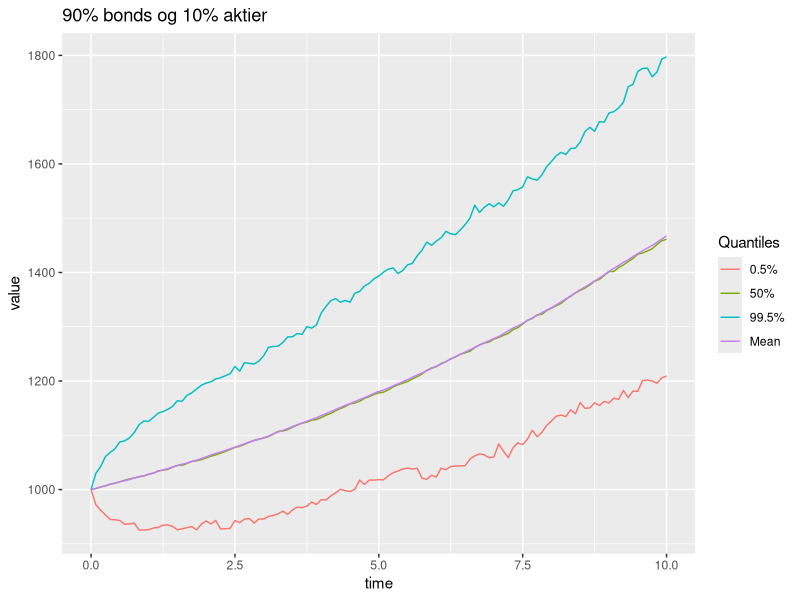
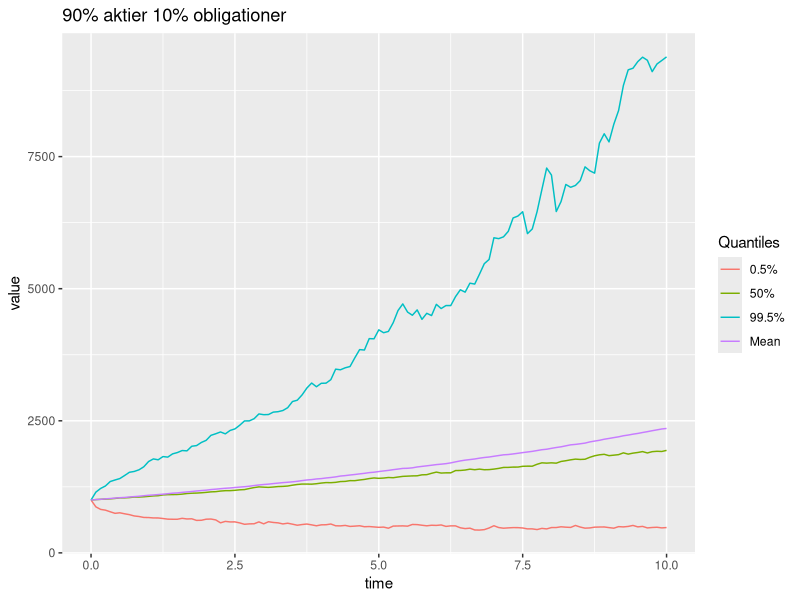
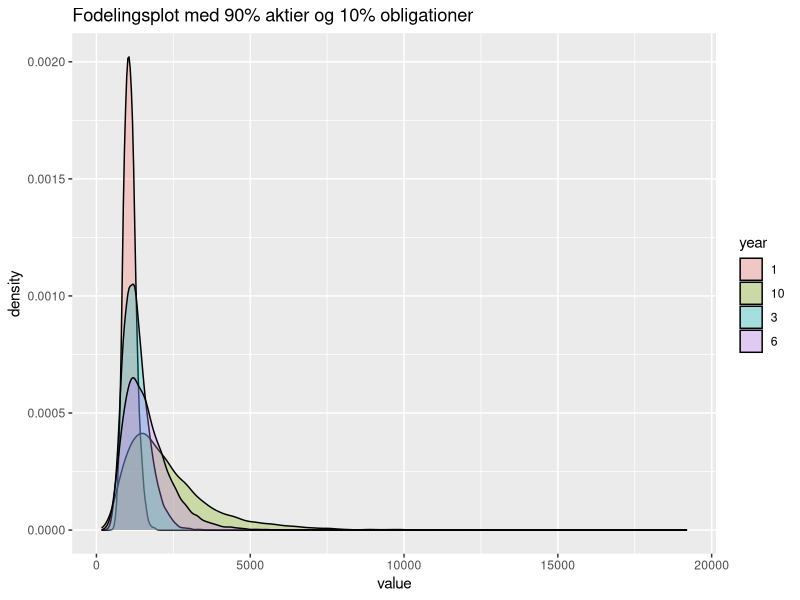
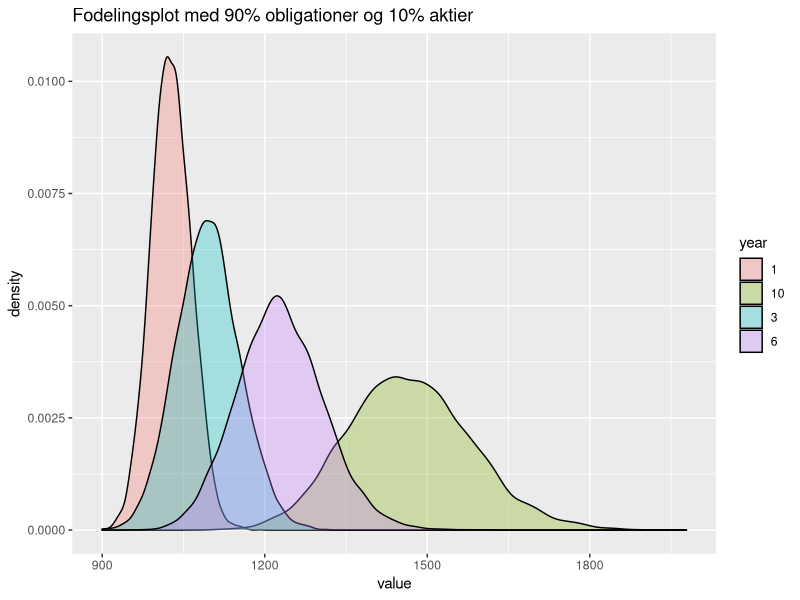

The R source for these figures, in order: (Note: a time limit stopped this script after it produced the figures.)
library(reshape2)
library(ggplot2)
require(gridExtra)
library(pracma)
# simulerer assets

#Model parameter der skal være loaded i hele r filen, med mindre de bliver ændret undervejs
s0<- 100
r0<- 0.01
a<- 0.15
b<- 0.042
lambda<- -0.23
sigma_r<- 0.01
rho<- -0.15
mu<-0.107
sigma<-0.145
A0<-1000

n <- 10    # MC simulation trials
T <- 10    # total time
m <- 120   # subintervals
dt <- T/m 
  
# opgave 6.2

Assets<-function(dt=1/12,s0=100,r0=0.01,A0=1000,a=0.15,b=0.042,lambda=-0.23,sigma_r=0.01,rho=-0.15,mu=0.09,sigma=0.2, weights,n=1000){
  B <- (1 / a) * (1 - exp(-a * 1:10))
  xij <- rep(1/10,10)
  
  A <- matrix(NA,m+1,n)  
  A[1,] <- A0
  
  r <- matrix(0,m+1,n)  
  r[1,] <- r0
  
  for(j in 1:n){
    for(i in 2:121){
      dw1<-rnorm(n=121,mean=0,sd=1)
      dw3<-rho*dw1+sqrt(1-rho^2)*rnorm(n=121,mean=0,sd=1)
      dr <- a*(b-r[i-1,j])*dt + sigma_r*sqrt(dt)*dw1[i-1]
      r[i,j] <- r[i-1,j] + dr
      dA <-A[i-1,j]* (weights[1] *r[i-1,j]  * dt + weights[2] *(mu*dt+sigma*sqrt(dt)*dw3[i-1]) + 
                        sum(xij * weights[3] * ((r[i-1,j] - lambda * sigma_r * B) * dt - sigma_r * B *sqrt(dt)* dw1[i-1])))
      A[i,j] <- A[i-1,j] + dA
    }
  } 
  return(list(A,r))
}
#plotter 100% i banken
A<-Assets(weights = c(10/10,0/10,0/10),n=10)

time_vector<-seq(0,T,by=dt)
data_plot<- data.frame("time"=time_vector, "paths" = A[[1]])
data_plot<- melt(data_plot,  id = c('time'))

plot_bank <- ggplot(data_plot, aes(time, value)) +
  geom_line(aes(colour = variable)) +
  theme(legend.position = "none")+
ggtitle("100 % Banken ")

#plotter 100% aktier
A<-Assets(weights = c(0/10,10/10,0/10),n=10)

time_vector<-seq(0,T,by=dt)
data_plot<- data.frame("time"=time_vector, "paths" = A[[1]])
data_plot<- melt(data_plot,  id = c('time'))

plot_aktier <- ggplot(data_plot, aes(time, value)) +
  geom_line(aes(colour = variable)) +
  theme(legend.position = "none")+
  ggtitle("100 % Aktier ")

#plotter 100% i obligationer

A<-Assets(weights = c(0/10,0/10,10/10),n=10)

time_vector<-seq(0,T,by=dt)
data_plot<- data.frame("time"=time_vector, "paths" = A[[1]])
data_plot<- melt(data_plot,  id = c('time'))

plot_obli <- ggplot(data_plot, aes(time, value)) +
  geom_line(aes(colour = variable)) +
  theme(legend.position = "none")+
  ggtitle("100 % Obligationer ")





#6.3
#Quantiles for 90% bond 10 % stok
list<-Assets(weights = c(0/10,1/10,9/10))
A<-list[[1]]

meanvector<-rep(NA,121)
for (i in 1:121){
  meanvector[i]<-mean(A[i,])
}

qs <- apply(A, 1, quantile, probs=c(0.005, 0.5, 0.995))
quantiles<-t(rbind(qs,meanvector))
colnames(quantiles)<-c("0.5%","50%", "99.5%","Mean")


time_vector<-seq(0,T,by=dt)
data_plot_6.3<- data.frame("time"=time_vector, "quantiles" = quantiles)
data_plot_6.3<- melt(data_plot_6.3,  id = c('time'))

plot_A_quantiles <- ggplot(data_plot_6.3, aes(time, value)) +
  geom_line(aes(colour = variable)) +
  ggtitle("90% bonds og 10% aktier  ")

plot_A_quantiles+scale_color_hue(name = "Quantiles",labels = c("0.5%","50%", "99.5%","Mean"))

# 90%aktier 10% bonds
list<-Assets(weights = c(0/10,9/10,1/10))
A<-list[[1]]

meanvector<-rep(NA,121)
for (i in 1:121){
  meanvector[i]<-mean(A[i,])
}

qs <- apply(A, 1, quantile, probs=c(0.005, 0.5, 0.995))
quantiles<-t(rbind(qs,meanvector))
colnames(quantiles)<-c("0.5%","50%", "99.5%","Mean")


time_vector<-seq(0,T,by=dt)
data_plot_6.3<- data.frame("time"=time_vector, "quantiles" = quantiles)
data_plot_6.3<- melt(data_plot_6.3,  id = c('time'))

plot_A_quantiles <- ggplot(data_plot_6.3, aes(time, value)) +
  geom_line(aes(colour = variable)) +
  ggtitle("90% aktier 10% obligationer  ")

plot_A_quantiles+scale_color_hue(name = "Quantiles",labels = c("0.5%","50%", "99.5%","Mean"))

#fordelingsplot 10000 simulationer 90 %akiter


n<-10000
list<-Assets(weights = c(0/10,9/10,1/10),n=n)
A<-list[[1]]

asset_dist <- data.frame(year = factor(rep(c("1","3","6","10"), each=n)), 
                         value = c(A[13,], A[37,], A[73,], A[121,]))
ggplot(asset_dist, aes(x=value, fill=year)) + geom_density(alpha=.3)+ggtitle("Fodelingsplot med 90% aktier og 10% obligationer")

#90%obligationer

n<-10000
list<-Assets(weights = c(0/10,1/10,9/10),n=n)
A<-list[[1]]

asset_dist <- data.frame(year = factor(rep(c("1","3","6","10"), each=n)), 
                         value = c(A[13,], A[37,], A[73,], A[121,]))
ggplot(asset_dist, aes(x=value, fill=year)) + geom_density(alpha=.3)+ggtitle("Fodelingsplot med 90% obligationer og 10% aktier")



# Opgave 6.4
n<-1000
premium<-1000
q<-0.025


L<-function(t){
  Liability<-premium*(1+q)^t
  return(Liability) 
}
L_T<-L(10)

probality_bonds<-rep(NA,11)

list<-Assets(A0=1000,weights = c(0/10,0/10,10/10),n=n)
A<-list[[1]]
probality_bonds[1]<-sum(A[121,]<L(10))/n

list<-Assets(A0=1000,weights = c(0/10,1/10,9/10),n=n)
A<-list[[1]]
probality_bonds[2]<-sum(A[121,]<L(10))/n

list<-Assets(A0=1000,weights = c(0/10,2/10,8/10),n=n)
A<-list[[1]]
probality_bonds[3]<-sum(A[121,]<L(10))/n

list<-Assets(A0=1000,weights = c(0/10,3/10,7/10),n=n)
A<-list[[1]]
probality_bonds[4]<-sum(A[121,]<L(10))/n

list<-Assets(A0=1000,weights = c(0/10,4/10,6/10),n=n)
A<-list[[1]]
probality_bonds[5]<-sum(A[121,]<L(10))/n

list<-Assets(A0=1000,weights = c(0/10,5/10,5/10),n=n)
A<-list[[1]]
probality_bonds[6]<-sum(A[121,]<L(10))/n

list<-Assets(A0=1000,weights = c(0/10,6/10,4/10),n=n)
A<-list[[1]]
probality_bonds[7]<-sum(A[121,]<L(10))/n

list<-Assets(A0=1000,weights = c(0/10,7/10,3/10),n=n)
A<-list[[1]]
probality_bonds[8]<-sum(A[121,]<L(10))/n

list<-Assets(A0=1000,weights = c(0/10,8/10,2/10),n=n)
A<-list[[1]]
probality_bonds[9]<-sum(A[121,]<L(10))/n

list<-Assets(A0=1000,weights = c(0/10,9/10,1/10),n=n)
A<-list[[1]]
probality_bonds[10]<-sum(A[121,]<L(10))/n

list<-Assets(A0=1000,weights = c(0/10,10/10,0/10),n=n)
A<-list[[1]]
probality_bonds[11]<-sum(A[121,]<L(10))/n

Aktieandel<-seq(0,100,10)
qplot(Aktieandel,probality_bonds)+ggtitle("P(A(T)<L(T))")


# Opgave 6.6

VasicekZCBprice <- 
function(r0=0.01, a=0.15, b=0.042, sigma_r=0.01, T=10,t,lambda=-0.23,r){
  b.vas <- (1/a)*(1-exp(-(T-t)*a)) 
  a.vas <- (sigma_r^2/(2*a^2)-b+(lambda*sigma_r)/a)*((T-t)-b.vas)-sigma_r^2/(4*a)*b.vas^2
  return(exp(a.vas-b.vas*r))
}

L<-function(t){
  Liability<-premium*(1+q)^t
  return(Liability) 
}
L_T<-L(10)


list<-Assets(weights = c(9/10,1/10,0/10), A0=1000)
A<-list[[1]]
r<-list[[2]]

#Bonus quantile plot

B<-matrix(NA,121,n)
for (j in 0:n-1){
  for (i in 1:121){
    B[i,j]<-max(A[i,j]-VasicekZCBprice(t=i/12,r=r[i,j])*L(10),0)
  }
}

meanvector_B<-rep(NA,121)
for(i in 1:121){
  meanvector_B[i]<-mean(B[i,])
}

qs <- apply(B, 1, quantile, probs=c(0.005, 0.5, 0.995))
quantiles<-t(rbind(qs,meanvector_B))
colnames(quantiles)<-c("0.5%","50%", "99.5%","Mean")


time_vector<-seq(0,T,by=dt)
data_plot_6.5<- data.frame("time"=time_vector, "quantiles" = quantiles)
data_plot_6.5<- melt(data_plot_6.5,  id = c('time'))

Quantilplot_B <- ggplot(data_plot_6.5, aes(time, value)) +
  geom_line(aes(colour = variable)) +
  ggtitle("B fraktiler ")

Quantilplot_B+scale_color_hue(name = "Quantiles",labels = c("0.5%","50%", "99.5%","Mean"))

#SCR function

Loss<-matrix(NA,109,n)
for (j in 1:n){
  for (i in 1:109){
    Loss[i,j]<-B[i,j]-exp(-mean((r[i:(i+11),])))*B[i+12,j]
  }
}

meanvector_Loss<-rep(NA,109)
for (i in 1:109){
  meanvector_Loss[i]<-mean(Loss[i,])
}

#99.5% quantile
qs <- apply(Loss, 1, quantile, probs=c(0.005, 0.5, 0.995))
quantiles<-t(rbind(qs,meanvector_Loss))
colnames(quantiles)<-c("0.5%","50%", "99.5%","Mean")

SCR<-quantiles[,3]

#Plotter SCR med tiden
qplot(seq(0,9,dt), SCR)+geom_line()+ggtitle("SCR plot")

# CR funktion
CR<-matrix(NA,109,n)

for(j in 1:n){
  for (i in 1:109){
    CR[i,j]<-B[i,j]/SCR[i]
  }
}


# plotter CR quantile plot
qs <- apply(CR, 1, quantile, probs=c(0.005, 0.5, 0.995))
quantiles<-t(qs)
colnames(quantiles)<-c("0.5%","50%", "99.5%")

time_vector<-seq(0,9,by=dt)
data_plot_6.6<- data.frame("time"=time_vector, "quantiles" = quantiles)
data_plot_6.6<- melt(data_plot_6.6,  id = c('time'))

Quantilplot_CR <- ggplot(data_plot_6.6, aes(time, value)) +
  geom_line(aes(colour = variable)) +
  ggtitle("Fraktiler CR  ")

Quantilplot_CR+scale_color_hue(name = "Quantiles",labels = c("0.5%","50%", "99.5%","Mean"))

# finder sandsynligheden for insolvens
TF<-CR<1


for (k in 1:n){
  for(i in 1:109){
    if (TF[i,k]==TRUE){
      TF[i:109,k]=TRUE
    }
  }
}
TF[,1]
prob<-rep(NA,109)
prob[1]<-0
for (i in 1:109){
  prob[i]<-sum(TF[i,])/n
}




qplot(time_vector, prob, ylab="Sandynligheden for insolvens")+ggtitle("Sandynligheden for insolvens")


#Opgave 6.7
#ZCP hedge

A0ny<-1000-VasicekZCBprice(t=0/12,r=r0)*L_T
invest<-Assets(A0=A0ny,weights = c(0,1/10,9/10))
Assets_invest<-invest[[1]]
rZCB<-invest[[2]]

#plot assest
time_vector<-seq(0,T,by=dt)
data_plot<- data.frame("time"=time_vector, "paths" = Assets_invest)
data_plot<- melt(data_plot,  id = c('time'))

plot <- ggplot(data_plot, aes(time, value)) +
  geom_line(aes(colour = variable)) +
  theme(legend.position = "none")+
  ggtitle("Plot ")
plot

Assets_values<-matrix(NA,121,n)
for (k in 1:n){
  for (i in 1:121){
    Assets_values[i,k]<-Assets_invest[i,k]+VasicekZCBprice(t=i-1/12,r=rZCB[i,k])*L_T 
  }
}



# finder Bonus kapital
B_ZCB<-matrix(NA,121,n)
for (j in 1:n){
  for (i in 1:121){
    B_ZCB[i,j]<-max(Assets_values[i,j]-VasicekZCBprice(t=i-1/12,r=rZCB[i,j])*L_T,0)
  }
}

meanvector_B_ZCB<-rep(NA,121)
for(i in 1:121){
  meanvector_B_ZCB[i]<-mean(B_ZCB[i,])
}

#plotter B quantile

qs <- apply(B_ZCB, 1, quantile, probs=c(0.005, 0.5, 0.995))
quantiles<-t(rbind(qs,meanvector_B_ZCB))
colnames(quantiles)<-c("0.5%","50%", "99.5%","Mean")


time_vector<-seq(0,T,by=dt)
data_plot_ZCB<- data.frame("time"=time_vector, "quantiles" = quantiles)
data_plot_ZCB<- melt(data_plot_ZCB,  id = c('time'))

Quantilplot_B_ZCB <- ggplot(data_plot_ZCB, aes(time, value)) +
  geom_line(aes(colour = variable)) +
  ggtitle("Fraktilplot nulkupon obligation hedge  ")

Quantilplot_B_ZCB+scale_color_hue(name = "Quantiles",labels = c("0.5%","50%", "99.5%","Mean"))

#SCR function

Loss_ZCB<-matrix(NA,109,n)
for (j in 1:n){
  for (i in 1:109){
    Loss_ZCB[i,j]<-B_ZCB[i,j]-exp(-mean((rZCB[i:(i+11),])))*B_ZCB[i+12,j]
  }
}


meanvector_Loss_ZCB<-rep(NA,109)
for (i in 1:109){
  meanvector_Loss_ZCB[i]<-mean(Loss_ZCB[i,])
}

#99.5% quantile af loss
qs <- apply(Loss_ZCB, 1, quantile, probs=c(0.005, 0.5, 0.995))
quantiles<-t(rbind(qs,meanvector_Loss_ZCB))
colnames(quantiles)<-c("0.5%","50%", "99.5%","Mean")

SCR_ZCB<-quantiles[,3]

qplot(seq(0,9,dt), SCR_ZCB)+geom_line()+ggtitle("SCR plot nulkupon hedge")

#finder CR 
CR_ZCB<-matrix(NA,109,n)

for(j in 1:n){
  for (i in 1:109){
    CR_ZCB[i,j]<-B_ZCB[i,j]/SCR_ZCB[i]
  }
}


#plotter Cr quantile
qs <- apply(CR_ZCB, 1, quantile, probs=c(0.005, 0.5, 0.995))
quantiles<-t(qs)
colnames(quantiles)<-c("0.5%","50%", "99.5%")

time_vector<-seq(0,9,by=dt)
data_plot_CR_ZCB<- data.frame("time"=time_vector, "quantiles" = quantiles)
data_plot_CR_ZCB<- melt(data_plot_CR_ZCB,  id = c('time'))

Quantilplot_CR_ZCB <- ggplot(data_plot_CR_ZCB, aes(time, value)) +
  geom_line(aes(colour = variable)) +
  ggtitle("Fraktilplot nulkupon hedge CR ")

Quantilplot_CR_ZCB+scale_color_hue(name = "Quantiles",labels = c("0.5%","50%", "99.5%","Mean"))


#Opgave 6.8
#Zero Coupon swap hedge
#simulerer assets for swap
n<-1000
Assets_swap<-function(dt=1/12,s0=100,r0=0.01,A0=1000,a=0.15,b=0.042,lambda=-0.23,sigma_r=0.01,rho=-0.15,mu=0.09,sigma=0.2, weights=c(0,1/10,9/10),n=1000){
  B <- (1 / a) * (1 - exp(-a * 1:10))
  xij <- rep(1/10,10)
  
  A <- matrix(NA,m+1,n)  
  A[1,] <- A0
  
  r <- matrix(0,m+1,n)  
  r[1,] <- r0
  
  betaling<-matrix(0,m+1,n)
  betaling[1,]<-VasicekZCBprice(t=1/12,r=r0)*L(10)*r0*dt
  
  
  for(j in 1:n){
    for(i in 2:121){
      dw1<-rnorm(n=121,mean=0,sd=1)
      dw3<-rho*dw1+sqrt(1-rho^2)*rnorm(n=121,mean=0,sd=1)
      dr <- a*(b-r[i-1,j])*dt + sigma_r*sqrt(dt)*dw1[i-1]
      r[i,j] <- r[i-1,j] + dr
      dA <-A[i-1,j]* (weights[1] *r[i-1,j]  * dt + weights[2] *(mu*dt+sigma*sqrt(dt)*dw3[i-1]) + 
                        sum(xij * weights[3] * ((r[i-1,j] - lambda * sigma_r * B) * dt - sigma_r * B *sqrt(dt)* dw1[i-1])))
      betaling[i,j]<-VasicekZCBprice(t=1/12,r=r0)*L(10)*r[i-1,j]*dt
      A[i,j] <- A[i-1,j] + dA - betaling[i,j]
    }
  } 
  return(list(A,r,betaling))
}
swap_invest<-Assets_swap()
r_swap<-swap_invest[[2]]
Aswap_invest<-swap_invest[[1]]



#finder  værdien af assets
Nyassets_swap<-matrix(NA,121,n)
for(k in 1:n){
  for(i in 1:121){
    Nyassets_swap[i,k]<-Aswap_invest[i,k]+VasicekZCBprice(t=i/12,r=r_swap[i,k])*L_T
  }
}

#finder Bonus kapital
B_swap<-matrix(NA,121,n)
for (j in 1:n){
  for (i in 1:121){
    B_swap[i,j]<-max(Nyassets_swap[i,j]-(VasicekZCBprice(t=i/12,r=r_swap[i,j])*L_T+VasicekZCBprice(t=1/12,r=r0)*L_T),0)
  }
}

meanvector_B_swap<-rep(NA,121)
for(i in 1:121){
  meanvector_B_swap[i]<-mean(B_swap[i,])
}

#plotter fraktil for B
qs <- apply(B_swap, 1, quantile, probs=c(0.005, 0.5, 0.995))
quantiles<-t(rbind(qs,meanvector_B_swap))
colnames(quantiles)<-c("0.5%","50%", "99.5%","Mean")


time_vector<-seq(0,T,by=dt)
data_plot_swap<- data.frame("time"=time_vector, "quantiles" = quantiles)
data_plot_swap<- melt(data_plot_swap,  id = c('time'))

Quantilplot_B_swap <- ggplot(data_plot_swap, aes(time, value)) +
  geom_line(aes(colour = variable)) +
  ggtitle("Fraktilplot for bonus kapitalen ved swap ")

Quantilplot_B_swap+scale_color_hue(name = "Quantiles",labels = c("0.5%","50%", "99.5%","Mean"))


#SCR

Loss_swap<-matrix(NA,109,n)
for (j in 1:n){
  for (i in 1:109){
    Loss_swap[i,j]<-B_swap[i,j]-exp(-mean((r_swap[i:(i+11),])))*B_swap[i+12,j]
  }
}

meanvector_Loss_swap<-rep(NA,109)
for (i in 1:109){
  meanvector_Loss_swap[i]<-mean(Loss_swap[i,])
}

#99.5% quantile af loss
qs <- apply(Loss_swap, 1, quantile, probs=c(0.005, 0.5, 0.995))
quantiles<-t(rbind(qs,meanvector_Loss_swap))
colnames(quantiles)<-c("0.5%","50%", "99.5%","Mean")

SCR_swap<-quantiles[,3]

qplot(seq(0,9,dt), SCR_swap)+geom_line()+ggtitle("SCR plot nulkupon swap hedge")


#finder CR
CR_swap<-matrix(NA,109,n)

for(j in 1:n){
  for (i in 1:109){
    CR_swap[i,j]<-B_swap[i,j]/SCR_swap[i]
  }
}


#plotter CR
qs <- apply(CR_swap, 1, quantile, probs=c(0.005, 0.5, 0.995))
quantiles<-t(qs)
colnames(quantiles)<-c("0.5%","50%", "99.5%")

time_vector<-seq(0,9,by=dt)
data_plot_CR_swap<- data.frame("time"=time_vector, "quantiles" = quantiles)
data_plot_CR_swap<- melt(data_plot_CR_swap,  id = c('time'))

Quantilplot_CR_swap <- ggplot(data_plot_CR_swap, aes(time, value)) +
  geom_line(aes(colour = variable)) +
  ggtitle("Fraktilplot CR nulkupon swap ")

Quantilplot_CR_swap+scale_color_hue(name = "Quantiles",labels = c("0.5%","50%", "99.5%","Mean"))

#finder sandsynligheden for insolvens
TF_swap<-CR_swap<1


for (k in 1:n){
  for(i in 1:109){
    if (TF_swap[i,k]==TRUE){
      TF_swap[i:109,k]=TRUE
    }
  }
}

prob_swap<-rep(NA,109)
prob_swap[1]<-0
for (i in 1:109){
  prob_swap[i]<-sum(TF_swap[i,])/n
}


qplot(time_vector, prob_swap, ylab ="sandsynlighed for insolvens")+ggtitle("Sandsynlighed for insolvens ved swap")

#opgave 6.9
#simuler Assets under Q målet
Assets_underQ<-function(dt=1/12,s0=100,r0=0.01,A0=1000,a=0.15,b=0.042,lambda=-0.23,sigma_r=0.01,rho=-0.15,mu=0.09,sigma=0.2, weights,n=1000){
  B <- (1 / a) * (1 - exp(-a * 1:10))
  xij <- rep(1/10,10)
  
  A <- matrix(NA,m+1,n)  
  A[1,] <- A0
  
  r <- matrix(0,m+1,n)  
  r[1,] <- r0
  
  for(j in 1:n){
    for(i in 2:121){
      dw1<-rnorm(n=121,mean=0,sd=1)
      dw3<-rho*dw1+sqrt(1-rho^2)*rnorm(n=121,mean=0,sd=1)
      dr <- a*(b-(lambda*sigma_r)/a-r[i-1,j])*dt + sigma_r*sqrt(dt)*dw1[i-1]
      r[i,j] <- r[i-1,j] + dr
      dA <-A[i-1,j]* (weights[1] *r[i-1,j]  * dt + weights[2] *(r[i-1,j]*dt+sigma*sqrt(dt)*dw3[i-1]) + 
                        sum(xij * weights[3] * (r[i-1,j] * dt - sigma_r * B *sqrt(dt)* dw1[i-1])))
      A[i,j] <- A[i-1,j] + dA
    }
  } 
  return(list(A,r))
}

list<-Assets_underQ(weights = c(0,1/10,9/10))
AQ<-list[[1]]
#finder værdien af bonusoptionen ved garanteret ydelse
bonusoption<-rep(NA,1000)
for (i in 1:1000){
  bonusoption[i]<-max(AQ[121,i]-L(10),0)
}
#finder ydelsen ved at diskontere tilbage
ydelse<-VasicekZCBprice(t=0,r=r0)*mean(bonusoption)

# findeer fair pris ved Garanteret rente
L<-function(t){
  Liability<-premium*(1+q)^t
  return(Liability) 
}

bonusoptions2<-matrix(NA,1000,10)
for (k in 1:1000){
  for (i in 1:10){
    bonusoptions2[k,i]<-max(AQ[i*12,k]-L(i),0)
  }
}
meanbonus<-rep(NA,10)
for (i in 1:10){
  meanbonus[i]<-mean(bonusoptions2[,i])
}
# diskonterer tilbage og finder den samlede værdi af bonus optionerne
diskon<-VasicekZCBprice(t=1,r=r0)*meanbonus
sum(diskon)

#Opgave 6.10 finder eta

bisect(function(eta){return(VasicekZCBprice(t=0,r=r0)*(L(10)+eta*(mean(bonusoption)))-1000)},0,1)

  
